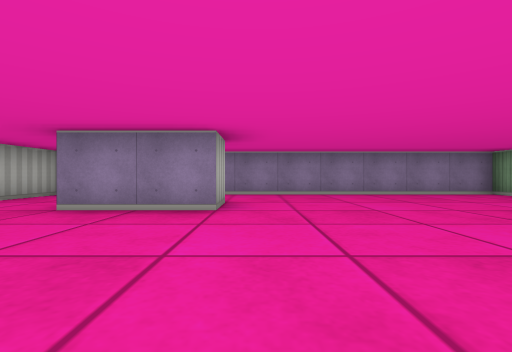
view 1 (above)

12 first-person views from a walk through a cub3D ray-caster map. The camera is about half as high as the walls, looks level and sees 85° across. The floor is counted in squares. Each view is taken from the middle of a square. On the plan, view 1 faces up. The plan holds only what a view shows up to about 9 squares ahead; the rest is blank.

view 2
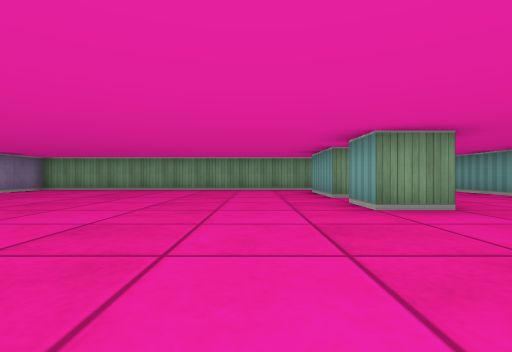

view 3
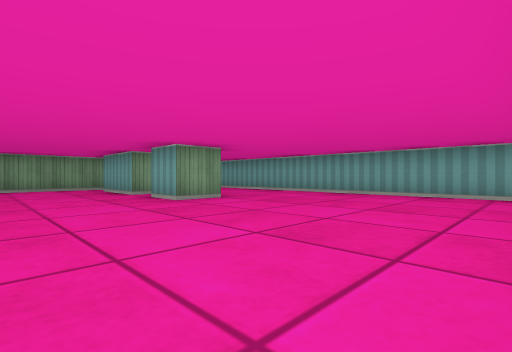

view 4
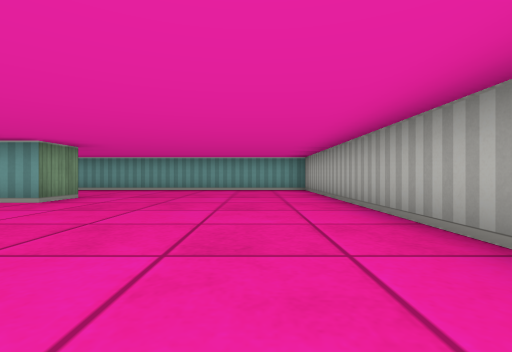

view 5
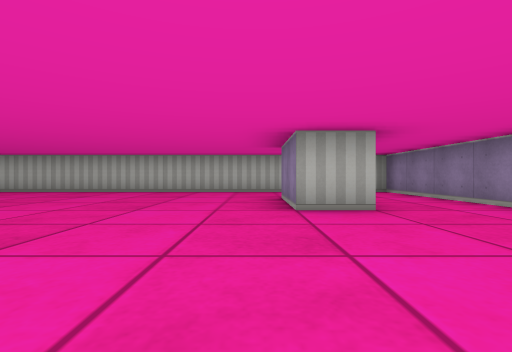

view 6
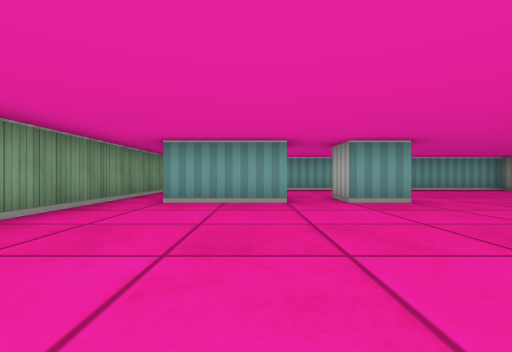

view 7
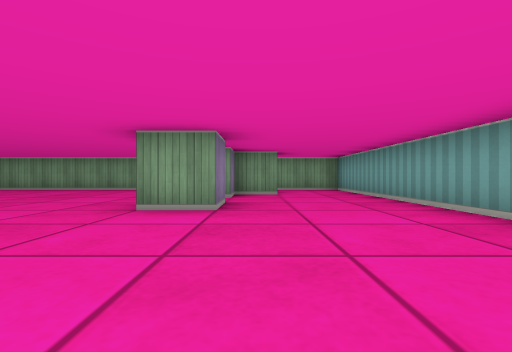

view 8
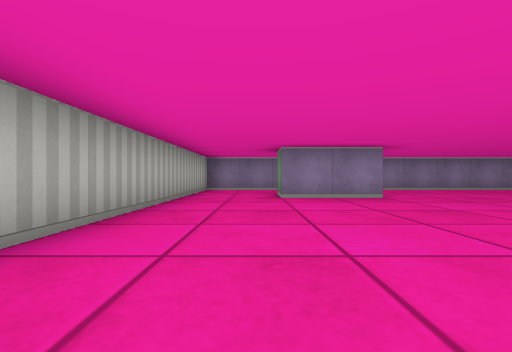

view 9
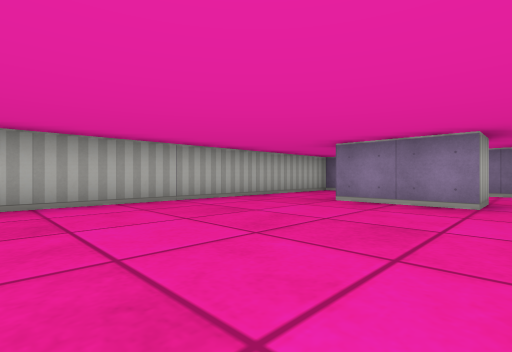

view 10
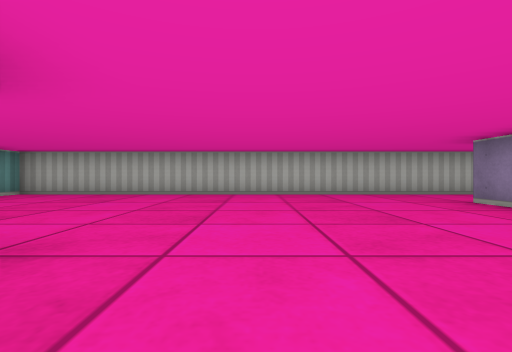

view 11
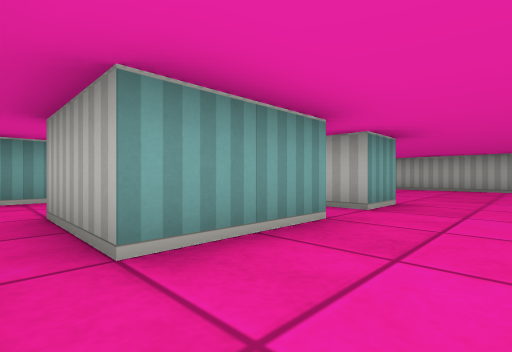

view 12
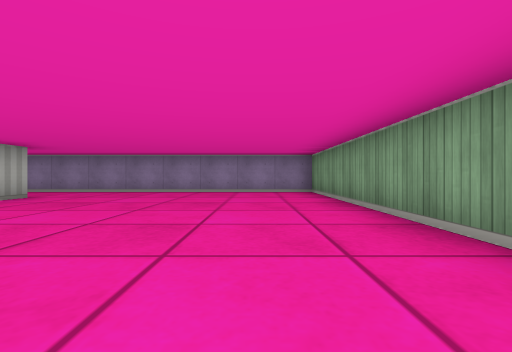

### Floor plan
Points are (right, up) in squares from view 1. A wall is a line through its corners. A room is listed if a view was taken in it or the views show most of it. See-through windows are left out.
Room 1 (views 1, 2, 3, 4, 5, 6, 7, 8, 9, 10, 11, 12)
walls: (0.5, -1.5) (1.5, -1.5) (1.5, -2.5) (0.5, -2.5) (0.5, -1.5); (3.5, -3.6) (3.5, -2.5) (2.5, -2.5) (2.5, -1.5) (4.5, -1.5) (4.5, -3.5); (-0.5, 4.5) (-0.5, 3.5) (-2.5, 3.5) (-2.5, 4.4); (-4.5, 4.5) (-4.5, -5.5) (5.5, -5.5) (5.5, 6.5) (-2.5, 6.5)
ways out: opening at (-3.5, 4) to room 2; opening at (-1.5, 5.5) to room 2
Room 2 (no view inside)
walls: (-2.5, 6.5) (-4.5, 6.5) (-4.5, 4.5)
ways out: opening at (-3.5, 4) to room 1; opening at (-1.5, 5.5) to room 1

Where each view was taken, in squares from view 1:
view 1: 0 up, 0 right, facing up
view 2: 0 up, 3 left, facing right
view 3: 1 up, 4 left, facing down-right
view 4: 3 up, 3 left, facing down
view 5: 3 up, 3 right, facing left
view 6: 3 up, 3 right, facing down
view 7: 3 down, 3 left, facing right
view 8: 2 down, 3 left, facing up
view 9: 1 down, 0 right, facing up-left
view 10: 0 up, 2 right, facing left
view 11: 0 up, 5 right, facing down-left
view 12: 1 down, 4 right, facing up
